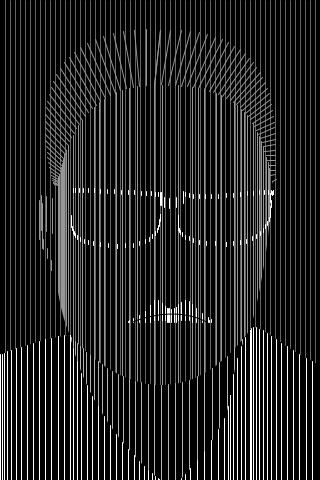
Frame 1 (no input)
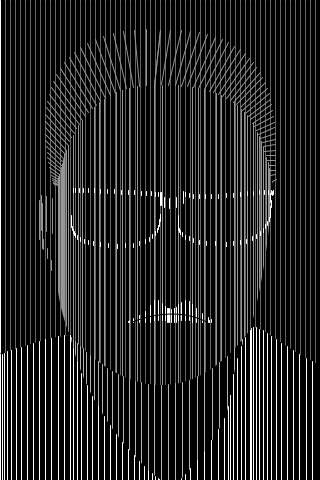
Frame 60 (the mouse pressed at the canvas centre just before this capture)
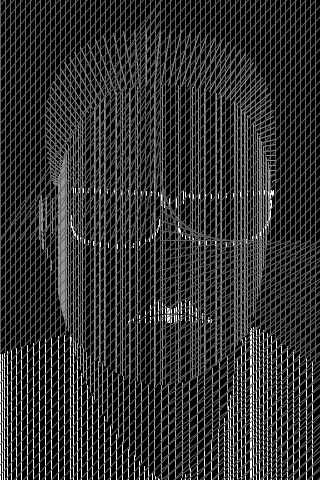
Frame 120 (the mouse held since frame 60 and released just before this capture)

The Processing sketch that drew these frames (run headless with seeded random() and noise(); from frame 60 on, the mouse is pressed at the canvas centre):

// Processing sketch: processing_13165
// ── processing_13165.pde


void setup()  {
  size (320, 480);
  smooth();
}

void draw()  {
  background (0);
  //+++++++++++++++++++++ Background
  int steps = 10;
  for (int i = 0; i < width; i = i+5) {
    line (i, 0, i, height);
  }
  
  //+++++++++++++++++++++ Face
  beginShape();
    noStroke();
    fill(0);
    vertex(58,185);
    bezierVertex(58,185,66,86,154,85);
    bezierVertex(242,84,260,118,272,181);
    bezierVertex(272.0, 181.0, 270.0, 263.0, 250.0, 330.0);
    bezierVertex(250,330,161,451,70,335);
    bezierVertex(70.0, 335.0, 45.0, 287.0, 58.0, 185.0);
  endShape();  
  
  stroke(150); 
  steps = 30;
  for (int i = 0; i <= steps; i++)  {
    float t = i / float(steps);  
    float x = bezierPoint(58, 58, 66, 154, t);
    float y = bezierPoint(185, 185, 86, 85, t);
    line (x, y, x, 480);
  }
  for (int i = 0; i <= steps; i++)  {
    float t = i / float(steps);  
    float x = bezierPoint(154, 242, 260, 272, t);
    float y = bezierPoint(85, 84, 118, 181, t);
    line (x, y, x, 480);
  }
  
  beginShape();
    noStroke();
    fill(0);
    vertex(0,355);
    bezierVertex(0,355,42,338,70,335);
    bezierVertex(70.0, 335.0, 45.0, 287.0, 58.0, 185.0);
  endShape();
  
  beginShape();
    noStroke();
    fill(0);
    vertex(320,365);
    bezierVertex(284,350,257,319,250,330);
    bezierVertex(250,330,270,263,272,181);
    vertex(320,330);
  endShape();
  
  steps = 10;
  for (int i = 0; i < width; i = i+5) {
    line (i, 0, i, height);
    stroke (100);
  }
  
  //+++++++++++++++++++++ Neck 
  beginShape();
    fill(0);
    noStroke();
    vertex(70.0, 335.0);
    bezierVertex(70.0, 335.0, 161.0, 451.0, 250.0, 330.0);
    vertex(250,480);
    vertex(70,480);
  endShape();
  
  stroke(180); 
  steps = 35;
  for (int i = 0; i <= steps; i++)  {
    float t = i / float(steps);  
    float x = bezierPoint(70, 70, 161, 250, t);
    float y = bezierPoint(335, 335, 451, 330, t);
    line (x, y, x, y+480);
  }
  
  //+++++++++++++++++++++ Shirt 
  
  beginShape();
    noStroke();
    fill(0);
    vertex(0,355);
    bezierVertex(0,355,42,338,70,335);
    bezierVertex(90,427,160,480,160,480);
    vertex(0,480);
  endShape();
  
  beginShape();
    vertex(180,480);
    bezierVertex(180,480,229,432,230,395);
    bezierVertex(236,357,243,341,250,330);
    bezierVertex(257,319,284,350,320,365);
    vertex(320,480);
  endShape();
  
  stroke(255);
  steps = 15; 
  for (int i = 0; i <= steps; i++)  {
    float t = i / float(steps);
    float x = bezierPoint(0, 0, 42, 70, t);
    float y = bezierPoint(355, 355, 338, 335, t);
    line (x, y, x, 480);
  }

  steps = 20;
  for (int i = 0; i <= steps; i++)  {
    float t = i / float(steps);
    float x = bezierPoint(70, 90, 160, 160, t);
    float y = bezierPoint(335, 427, 480, 480, t);
    line (x, y, x, 480);
  }

  steps = 10;
  for (int i = 0; i <= steps; i++)  {
    float t = i / float(steps);
    float x = bezierPoint(180, 180, 229, 230, t);
    float y = bezierPoint(480, 480, 432, 395, t);
    line (x, y, x, 480);
  }
  
  steps = 5;
  for (int i = 0; i <= steps; i++)  {
    float t = i / float(steps);
    float x = bezierPoint(230, 236, 243, 250, t);
    float y = bezierPoint(395, 357, 341, 330, t);
    line (x, y, x, 480);
  }
  
  steps = 15;
  for (int i = 0; i <= steps; i++)  {
    float t = i / float(steps);
    float x = bezierPoint(250, 257, 284, 320, t);
    float y = bezierPoint(330, 319, 350, 365, t);
    line (x, y, x, 480);
  }
  
  //+++++++++++++++++++++ Ear  
  stroke(150);
  steps = 5;
  for (int i = 0; i <= steps; i++)  {
    float t = i / float(steps);
 
    float ax = bezierPoint(58, 50, 33, 42, t);
    float ay = bezierPoint(200, 200, 184, 213, t);
    line (ax, ay, ax, ay+35);
 
    float bx = bezierPoint(42, 33, 46, 51, t);
    float by = bezierPoint(213, 242, 249, 270, t);
    line (bx, by, bx, by-10);
  }
  
  //+++++++++++++++++++++ Hair
  stroke(150);  
  steps = 35;
  for (int i = 0; i <= steps; i++)  {
    float t = i / float(steps);
    float bx = bezierPoint(58, 58, 66, 154, t);
    float by = bezierPoint(185, 185, 86, 85, t);
    float tx = bezierPoint(54, 54, 0, 160, t);
    float ty = bezierPoint(184, 184, 23, 30, t);
    line (bx, by, tx, ty);
  }
  
  for (int i = 0; i <= steps; i++)  {
    float t = i / float(steps);
    float bx = bezierPoint(154, 242, 260, 272, t);
    float by = bezierPoint(85, 84, 118, 181, t);
    float tx = bezierPoint(160, 292, 273, 276, t);
    float ty = bezierPoint(30, 27, 131, 179, t);
    line (bx, by, tx, ty);
  }
  
  //+++++++++++++++++++++ Lips 
  stroke(255); 
  steps = 5;
  for (int i = 0; i <= steps; i++)  {
    float t = i / float(steps);
    float ax = bezierPoint(128, 128, 143, 150, t);
    float ay = bezierPoint(321, 321, 317, 305, t);
    line (ax, ay, ax, 322);
    
    float bx = bezierPoint(150, 157, 166, 167, t);
    float by = bezierPoint(305, 293, 308, 308, t);
    line (bx, by, bx, 320);
    
    float cx = bezierPoint(167, 168, 173, 176, t);
    float cy = bezierPoint(308, 308, 311, 307, t);
    line (cx, cy, cx, 322);
    
    float dx = bezierPoint(176, 179, 188, 192, t);
    float dy = bezierPoint(307, 303, 297, 304, t);
    line (dx, dy, dx, 320);

    float ex = bezierPoint(192, 196, 218, 209, t);
    float ey = bezierPoint(304, 311, 322, 320, t);
    line (ex, ey, ex, 322);
  }
  beginShape();
    noFill();
    stroke(0);
    vertex(131.0, 322.0);
    bezierVertex(131.0, 322.0, 172.0, 303.0, 207.0, 322.0);
  endShape();
  stroke(255);
  
  //+++++++++++++++++++++ Glasses
  steps = 20;
  for (int i = 0; i <= steps; i++)  {
    float t = i / float(steps);
    float x = bezierPoint(73, 73, 173, 160, t);
    float y = bezierPoint(190, 190, 194, 195, t);
    line (x, y+2, x, y-2);
  }
  
  for (int i = 0; i <= steps; i++)  {
    float t = i / float(steps);
    float x = bezierPoint(183, 195, 295, 270, t);
    float y = bezierPoint(193, 204, 185, 195, t);
    line (x, y+2, x, y-2);
  }
    
  for (int i = 0; i <= steps; i++)  {
    float t = i / float(steps);
    float x = bezierPoint(270, 270, 282, 226, t);
    float y = bezierPoint(195, 195, 244, 244, t);
    line (x, y+2, x, y-2);
  }
  
  steps = 15;
  for (int i = 0; i <= steps; i++)  {
    float t = i / float(steps);
    float x = bezierPoint(226, 170, 180, 178, t);
    float y = bezierPoint(244, 244, 226, 217, t);
    line (x, y+2, x, y-2);
  }
  
  for (int i = 0; i <= steps; i++)  {
    float t = i / float(steps);
    float x = bezierPoint(160, 160, 165, 117, t);
    float y = bezierPoint(216, 216, 248, 246, t);
    line (x, y+2, x, y-2);
  }
  
  for (int i = 0; i <= steps; i++)  {
    float t = i / float(steps);
    float x = bezierPoint(117, 69, 73, 71, t);
    float y = bezierPoint(246, 244, 233, 217, t);
    line (x, y+2, x, y-2);
  }
  
  steps = 5;
  for (int i = 0; i <= steps; i++)  {
    float t = i / float(steps);
    float x = bezierPoint(160, 160, 171, 183, t);
    float y = bezierPoint(195, 195, 204, 193, t);
    line (x, y, x, y+10);
  }
  
  if (mousePressed)  {
    stroke(100);
    for (int i = 0; i < 1000; i = i+10)  {
    line(mouseX, i, i, mouseY);
    line(-mouseX, i, i, -mouseY);
    }
  }
}
